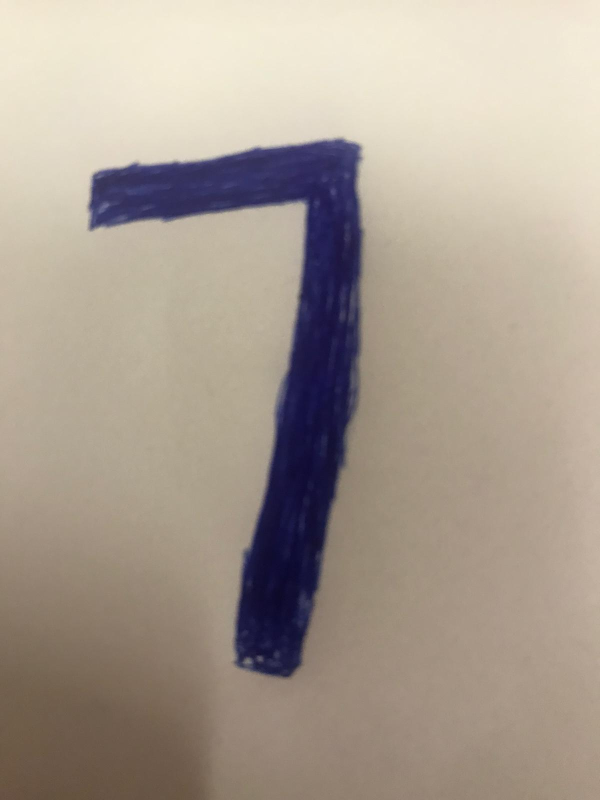
#> input picture M6_Computer_Vision/06. Contours and Blob detection/img/seven.jpeg, 1200 x 1600 px (shown at 1/2 size)
$ jupyter execute --allow-errors detect.ipynb   (shell and % lines are left out)
#> lines starting #> are read from the running program, lines starting #| are printed output that depends on the picture; after the words box and inside, x2 and y2 are one past the last pixel; in counts of white or black regions, pixels touching at a corner belong together
[cell 1]
import cv2
import numpy as np
import matplotlib.pyplot as plt
import torch
import torchvision
import matplotlib.pyplot as plt
from time import time
from torchvision import datasets, transforms
from torch import nn, optim

[cell 2]
def imshow(img):
    plt.figure(figsize=(10, 7))
    plt.imshow(img[:,:,::-1])

[cell 3]
seven = cv2.imread('img/seven.jpeg', cv2.IMREAD_COLOR)
#> seven is the input picture: shape (1600, 1200, 3); mean B, G, R 145, 157.1, 169.2
#> (the rest of this cell did not finish here and is left out)

[cell 4]
copy = seven.copy()
gray_copy = cv2.cvtColor(copy,cv2.COLOR_BGR2GRAY)
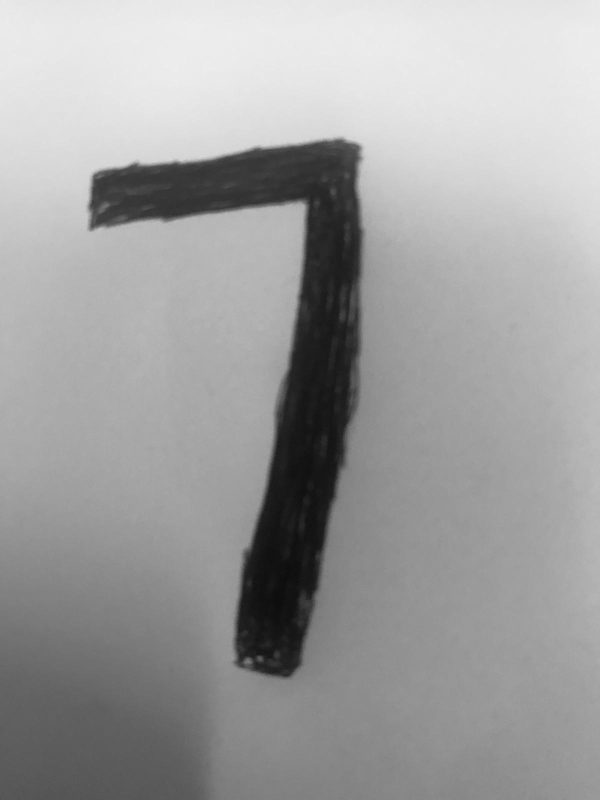
#> gray_copy: shape (1600, 1200) (shown at 1/2 size); min 11, max 238, mean 159.3
plt.figure(figsize = (12,8))
plt.imshow(gray_copy, cmap='gray');

[cell 5]
blur = cv2.GaussianBlur(gray_copy,(5,5),cv2.BORDER_DEFAULT)
plt.figure(figsize = (12,8))
plt.imshow(blur, cmap='gray');

[cell 6]
ret,th = cv2.threshold(blur,70,255,cv2.THRESH_BINARY_INV)
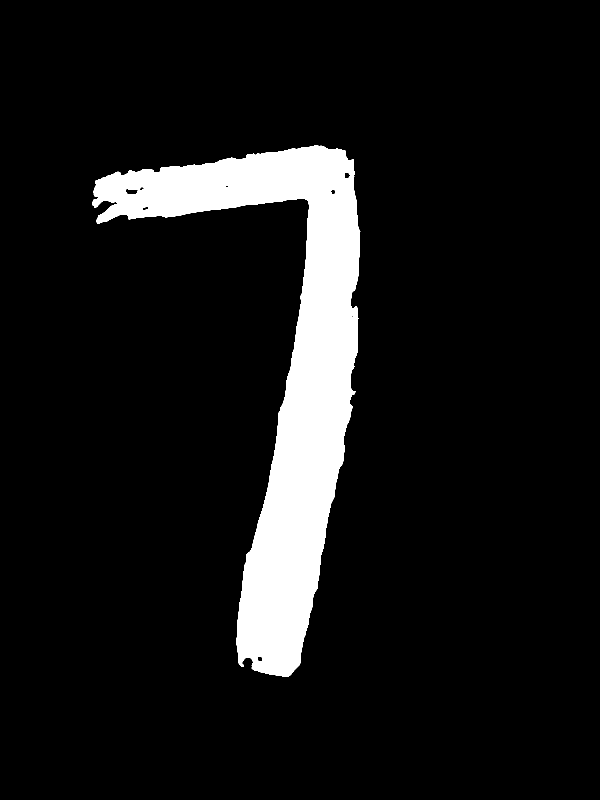
#> th: shape (1600, 1200) (shown at 1/2 size); 8.9% white; 1 white region, box (x1, y1, x2, y2) and area: (185, 290, 721, 1354) 170266
plt.figure(figsize = (12,8))
plt.imshow(th, cmap='gray');

[cell 7]
kernel = kernel = np.ones((3,3),np.uint8)
#closing = cv2.morphologyEx(th, cv2.MORPH_OPEN, kernel)
dilation = cv2.erode(th ,kernel,iterations = 8)
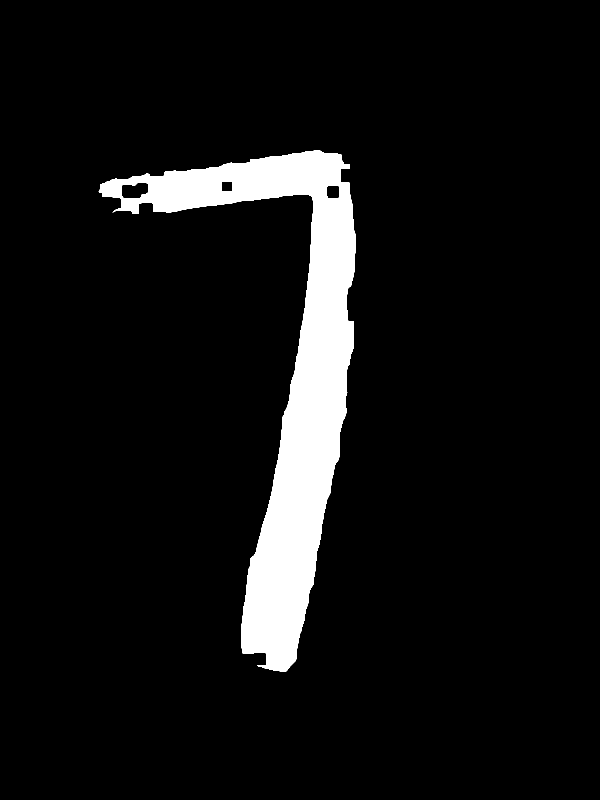
#> dilation: shape (1600, 1200) (shown at 1/2 size); 7.1% white; 1 white region, box (x1, y1, x2, y2) and area: (197, 300, 712, 1344) 136281
cv2.imwrite('test.jpg', dilation)
plt.figure(figsize = (12,8))
plt.imshow(dilation, cmap='gray');

[cell 8]
ret,th2 = cv2.threshold(dilation,70,255,cv2.THRESH_BINARY)
plt.figure(figsize = (12,8))
plt.imshow(th2, cmap='gray');

[cell 9]
canny = cv2.Canny(th2,127,200)
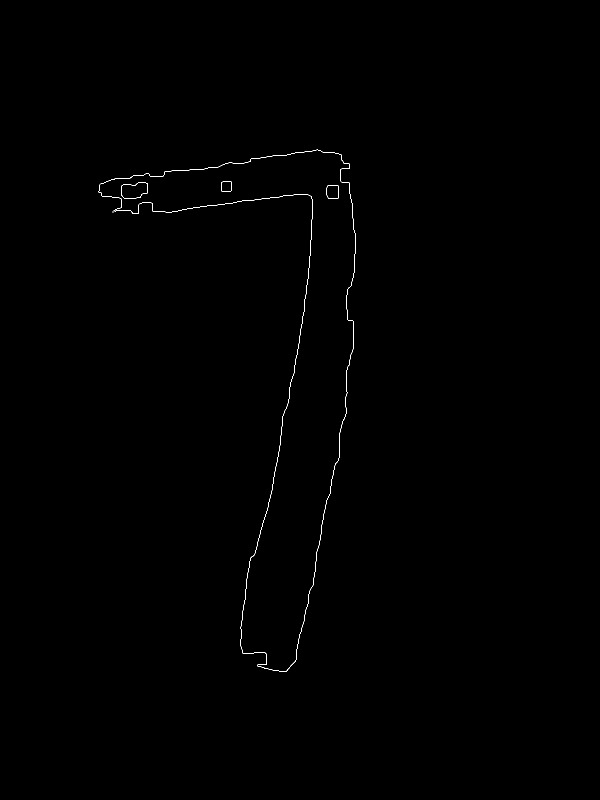
#> canny: shape (1600, 1200) (shown at 1/2 size); 0.18% white in thin lines or dots, all inside (x1, y1, x2, y2) = (197, 299, 712, 1344)
cv2.imwrite('test2.png', canny)
plt.figure(figsize = (12,8))
plt.imshow(canny, cmap='gray');

[cell 10]
np.set_printoptions(threshold=50000)
print(len(canny))
#| 1600
print(gray_copy.shape)
#| (1600, 1200)
print(canny.max())
#| 255
#> (the rest of this cell did not finish here and is left out)

[cell 11]
contours, h = cv2.findContours(th2, cv2.RETR_EXTERNAL, cv2.CHAIN_APPROX_NONE)
#> contours = 1 contour; box (x1, y1, x2, y2) and area: (197, 300, 712, 1344) 137037; h = [[-1, -1, -1, -1]]

[cell 12]
contours, h = cv2.findContours(canny, cv2.RETR_EXTERNAL, cv2.CHAIN_APPROX_SIMPLE)
#> contours = 5 contours, 1 with area under 20; largest, box (x1, y1, x2, y2) and area: (242, 365, 296, 397) 1351, (653, 370, 678, 397) 602, (442, 363, 464, 383) 392, (197, 299, 712, 1344) 64; h = [[1, -1, -1, -1], [2, 0, -1, -1], [3, 1, -1, -1], [4, 2, -1, -1], [-1, 3, -1, -1]]

[cell 13]
img = cv2.drawContours(th, contours, -1, (0,255,0), 2)
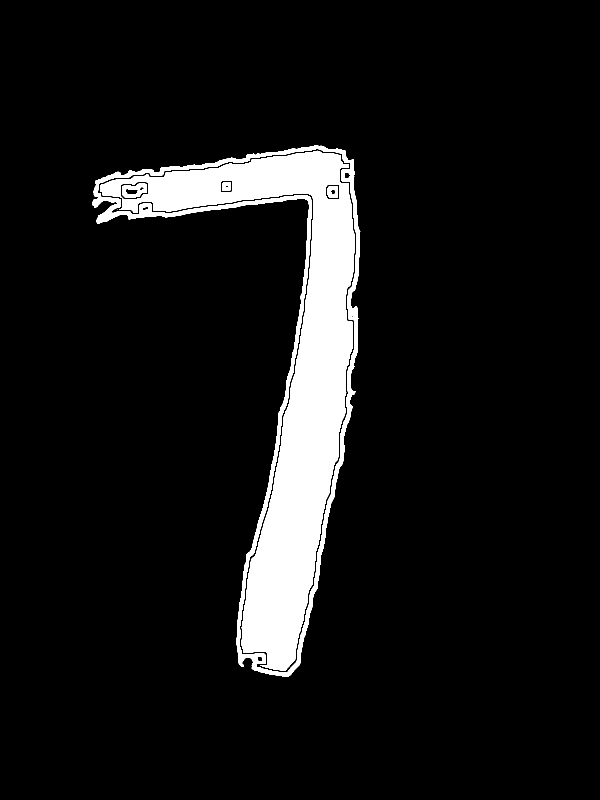
#> img: shape (1600, 1200) (shown at 1/2 size); 8.3% white; 6 white regions (1 under 20 px), largest, box (x1, y1, x2, y2) and area: (200, 301, 710, 1342) 130438, (185, 290, 721, 1354) 26662, (244, 367, 294, 395) 879, (655, 372, 676, 395) 403, (444, 365, 462, 381) 273

cv2.imshow('my image', img)
cv2.waitKey(0)
cv2.destroyAllWindows()
cv2.waitKey(1)

[cell 14]
def sort_contours(cnts, method="left-to-right"):
    # initialize the reverse flag and sort index
    reverse = False
    i = 0

    # handle if we need to sort in reverse
    if method == "right-to-left" or method == "bottom-to-top":
        reverse = True

    # handle if we are sorting against the y-coordinate rather than
    # the x-coordinate of the bounding box
    if method == "top-to-bottom" or method == "bottom-to-top":
        i = 1

    # construct the list of bounding boxes and sort them from top to
    # bottom
    boundingBoxes = [cv2.boundingRect(c) for c in cnts]
    (cnts, boundingBoxes) = zip(*sorted(zip(cnts, boundingBoxes),
                                        key=lambda b: b[1][i], reverse=reverse))
    # return the list of sorted contours and bounding boxes
    return (cnts, boundingBoxes)

[cell 15]
boxes = []
for c in contours:
    (x, y, w, h) = cv2.boundingRect(c)
    boxes.append([x,y, x+w,y+h])
#> this loop made 5 passes
#> (x, y, w, h) on passes 1 to 5: (227, 424, 1, 1), (653, 370, 25, 27), (242, 365, 54, 32), (442, 363, 22, 20), (197, 299, 515, 1045)
#> after the loop, boxes = [[227, 424, 228, 425], [653, 370, 678, 397], [242, 365, 296, 397], [442, 363, 464, 383], [197, 299, 712, 1344]]

boxes = np.asarray(boxes)
left, top = np.min(boxes, axis=0)[:2]
#> left = 197; top = 299
right, bottom = np.max(boxes, axis=0)[2:]
#> right = 712; bottom = 1344

rect = cv2.rectangle(canny, (left,top), (right,bottom), (255, 0, 0), 2)
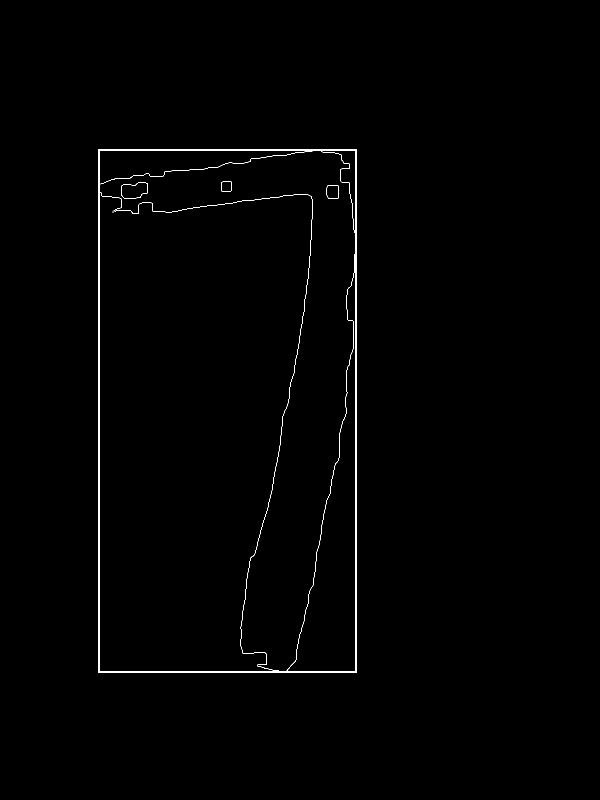
#> rect: shape (1600, 1200) (shown at 1/2 size); 0.67% white; 5 white regions (1 under 20 px), largest, box (x1, y1, x2, y2) and area: (196, 298, 714, 1346) 12541, (242, 365, 296, 397) 156, (653, 370, 678, 397) 92, (442, 363, 464, 383) 75


cv2.imshow('draw all contours', rect)
cv2.waitKey(0)
cv2.destroyAllWindows()
cv2.waitKey(1)
